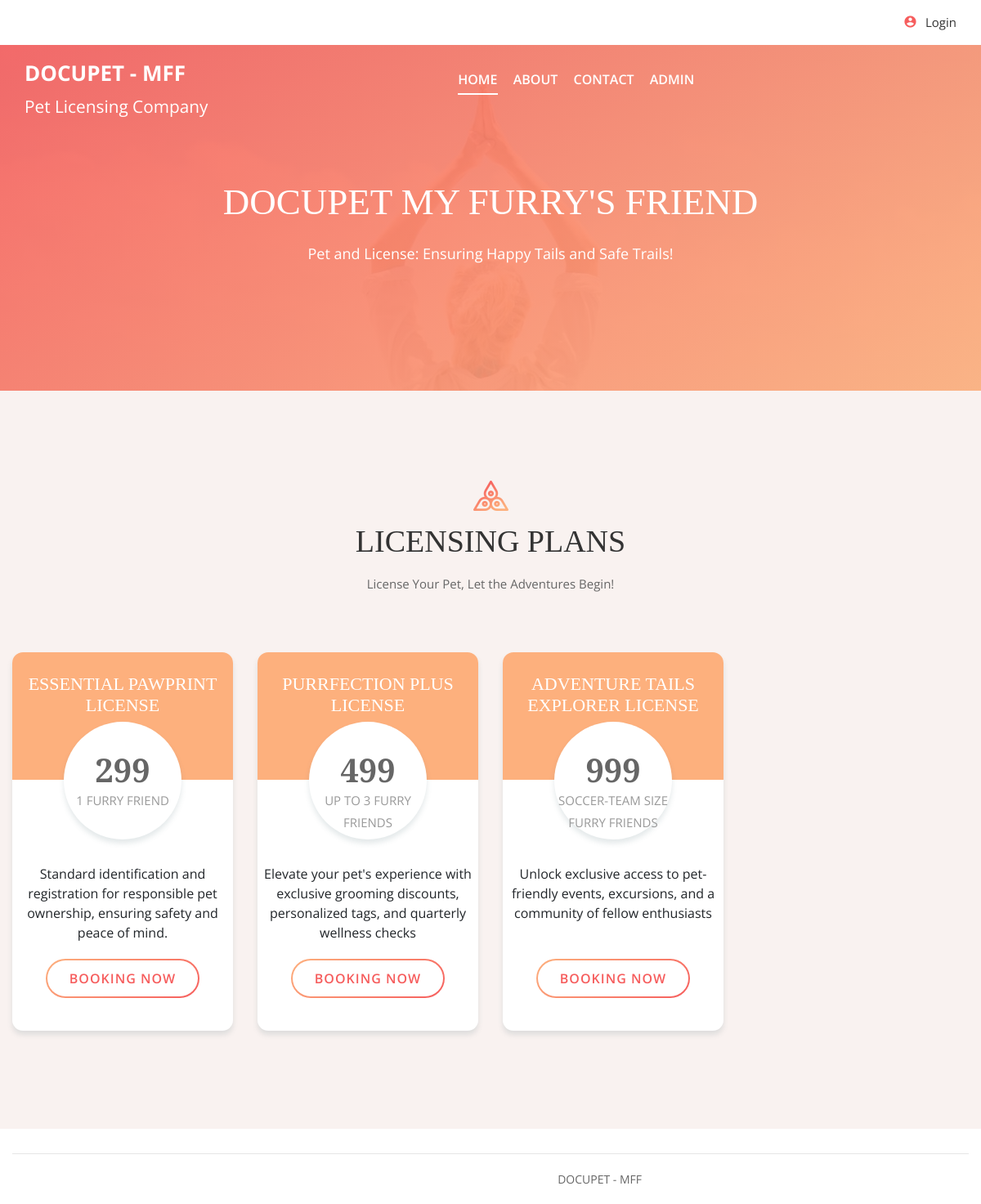
The page / on the database its author committed.
### tables this page shows
CREATE TABLE `tbladdpackage` (
  `id` int(11) NOT NULL,
  `category` varchar(45) DEFAULT NULL,
  `titlename` varchar(450) DEFAULT NULL,
  `PackageType` varchar(45) DEFAULT NULL,
  `NumberOfPets` varchar(45) DEFAULT NULL,
  `Price` varchar(45) DEFAULT NULL,
  `uploadphoto` varchar(450) DEFAULT NULL,
  `Description` varchar(450) DEFAULT NULL,
  `create_date` timestamp NULL DEFAULT current_timestamp()
);

### index.php (the view, shortened to what this page needs)
<?php
include 'include/config.php';
?>
<!DOCTYPE html>
<html lang="zxx">
<head>
	<link rel="stylesheet" href="css/bootstrap.min.css"/>
	<link rel="stylesheet" href="css/font-awesome.min.css"/>
	<link rel="stylesheet" href="css/owl.carousel.min.css"/>
	<link rel="stylesheet" href="css/nice-select.css"/>
	<link rel="stylesheet" href="css/magnific-popup.css"/>
	<link rel="stylesheet" href="css/slicknav.min.css"/>
	<link rel="stylesheet" href="css/animate.css"/>
	<link rel="stylesheet" href="css/style.css"/>
</head>
<body>
	<?php include 'include/header.php';?>
	<section class="page-top-section set-bg" data-setbg="img/page-top-bg.jpg">
		<div class="container">
			<div class="row">
				<div class="col-lg-7 m-auto text-white">
					<h2>Docupet My Furry's Friend</h2>
					<p>Pet and License: Ensuring Happy Tails and Safe Trails!</p>
				</div>
			</div>
		</div>
	</section>
	<section class="pricing-section spad">
		<div class="container">
			<div class="section-title text-center">
				<img src="img/icons/logo-icon.png" alt="">
				<h2>Licensing plans</h2>
				<p>License Your Pet, Let the Adventures Begin!</p>
			</div>
			<div class="row">
				        <?php
$sql ="SELECT id, category, titlename, PackageType, NumberOfPets, Price, uploadphoto, Description, create_date from tbladdpackage";
$query= $dbh -> prepare($sql);
$query-> execute();
$results = $query -> fetchAll(PDO::FETCH_OBJ);
$cnt=1;
if($query -> rowCount() > 0)
{
foreach($results as $result)
{
?>
				<div class="col-lg-3 col-sm-6">
					<div class="pricing-item begginer">
						<div class="pi-top">
							<h4><?php echo $result->titlename;?></h4>
						</div>
						<div class="pi-price">
							<h3><?php echo htmlentities($result->Price);?></h3>
							<p>	<?php echo $result->NumberOfPets;?></p>
						</div>
						<ul>
							<?php echo $result->Description;?>
						</ul>
						<?php if(strlen($_SESSION['uid'])==0): ?>
						<a href="login.php" class="site-btn sb-line-gradient">Booking Now</a>
							 <?php endif;?>
					</div>
				</div>
				<?php  $cnt=$cnt+1; } } ?>
			</div>
		</div>
	</section>
	<?php include 'include/footer.php'; ?>
	</body>
</html>

### include/header.php (shortened to what this page needs)
<header class="header-section">
	<div class="header-top">
		<div class="row m-0">
			<div class="col-md-6 d-none d-md-block p-0">
			</div>
			<div class="col-md-6 text-left text-md-right p-0">
                <?php if(strlen($_SESSION['uid'])==0): ?>
				<div class="header-info d-none d-md-inline-flex">
					<i class="material-icons">account_circle</i>
					<a href="login.php"><p>Login</p></a>
				</div>
				<?php endif;?>
			</div>
		</div>
	</div>
	<div class="header-bottom">
		<a href="index.php" class="site-logo" style="color:#fff; font-weight:bold; font-size:26px;">
			DOCUPET - MFF<br />
			<small style="margin-top:-4%;">Pet Licensing Company</small>
		</a>
		<div class="container">
			<ul class="main-menu">
				<li><a href="index.php" class="active">Home</a></li>
				<li><a href="about.php">About</a></li>
				<li><a href="contact.php">Contact</a></li>
				<?php if(strlen($_SESSION['uid'])==0): ?>
		<li><a href="admin/">Admin</a></li>
				<?php else :?>
					<li><a href="booking-history.php">Booking History</a></li>
					<?php endif;?>
			</ul>
		</div>
	</div>
</header>

### include/footer.php
<footer class="">
		<div class="container">
			<div class="footer-bottom">
				<div class="row">
					<div class="col-md-8 text-md-right">
						<div class="copyright">
DOCUPET - MFF</div>
					</div>
				</div>
			</div>
		</div>
	</footer>

### rows shown on the page
tbladdpackage: titlename "ESSENTIAL PAWPRINT LICENSE", Price "299", NumberOfPets "1 FURRY FRIEND", Description "Standard identification and registration for responsible pet ownership, ensuring safety and peace of mind."
tbladdpackage: titlename "PURRFECTION PLUS LICENSE", Price "499", NumberOfPets "UP TO 3 FURRY FRIENDS", Description "Elevate your pet's experience with exclusive grooming discounts, personalized tags, and quarterly wellness checks"
tbladdpackage: titlename "ADVENTURE TAILS EXPLORER LICENSE", Price "999", NumberOfPets "SOCCER-TEAM SIZE FURRY FRIENDS", Description "Unlock exclusive access to pet-friendly events, excursions, and a community of fellow enthusiasts"
